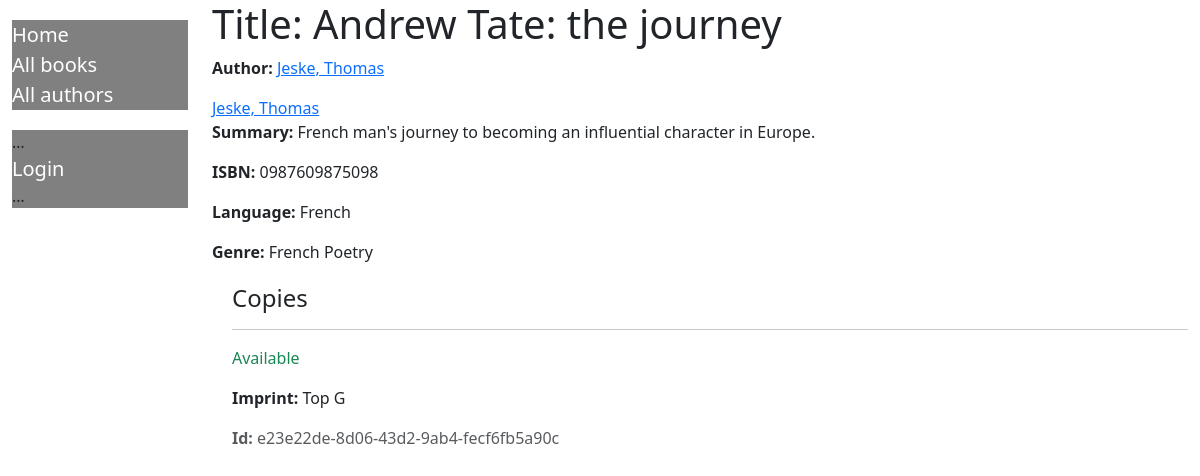
Page /catalog/book/5 on the committed database.
### catalog/models.py (models this page shows, shortened)
class Book(models.Model):
    title = models.CharField(max_length=200)
    author = models.ForeignKey('Author', on_delete=models.RESTRICT, null=True)
    summary = models.TextField(
        max_length=1000, help_text="Enter a brief description of the book")
    isbn = models.CharField('ISBN', max_length=13,
                            unique=True,
                            help_text='13 Character <a href="https://www.isbn-international.org/content/what-isbn'
                                      '">ISBN number</a>')
    genre = models.ManyToManyField(
        Genre, help_text="Select a genre for this book")
    language = models.ForeignKey(
        'Language', on_delete=models.SET_NULL, null=True)
    class Meta:
        ordering = ['title', 'author']
    def display_genre(self):
        """Creates a string for the Genre. This is required to display genre in Admin."""
        return ', '.join([genre.name for genre in self.genre.all()[:3]])
    display_genre.short_description = 'Genre'

class Author(models.Model):
    first_name = models.CharField(max_length=100)
    last_name = models.CharField(max_length=100)
    date_of_birth = models.DateField(null=True, blank=True)
    date_of_death = models.DateField('died', null=True, blank=True)
    class Meta:
        ordering = ['last_name', 'first_name']
    def get_absolute_url(self):
        return reverse('author-detail', args=[str(self.id)])
    def __str__(self):
        return f'{self.last_name}, {self.first_name}'

class Language(models.Model):
    name = models.CharField(max_length=200,
                            unique=True,
                            help_text="Enter the book's natural language (e.g. English, French, Japanese etc.)")
    def __str__(self):
        return self.name

class Genre(models.Model):
    name = models.CharField(
        max_length=200,
        unique=True,
        help_text="Enter a book genre (e.g. Science Fiction, French Poetry etc.)"
    )
    def __str__(self):
        return self.name

class BookInstance(models.Model):
    id = models.UUIDField(primary_key=True, default=uuid.uuid4,
                          help_text="Unique ID for this particular book across whole library")
    book = models.ForeignKey('Book', on_delete=models.RESTRICT, null=True)
    imprint = models.CharField(max_length=200)
    due_back = models.DateField(null=True, blank=True)
    borrower = models.ForeignKey(
        settings.AUTH_USER_MODEL, on_delete=models.SET_NULL, null=True, blank=True)
    LOAN_STATUS = (
        ('d', 'Maintenance'),
        ('o', 'On loan'),
        ('a', 'Available'),
        ('r', 'Reserved'),
    )
    status = models.CharField(
        max_length=1,
        choices=LOAN_STATUS,
        blank=True,
        default='d',
        help_text='Book availability')
    class Meta:
        ordering = ['due_back']
        permissions = (("can_mark_returned", "Set book as returned"),)

### catalog/views.py (the view)
# urls.py: path('book/<int:pk>', views.BookDetailView.as_view(), name='book-detail'),
class BookDetailView(generic.DetailView):
    model = Book

### catalog/templates/catalog/book_detail.html (shortened to what this page needs)
{% extends "base_generic.html" %}
{% block content %}
  <h1>Title: {{ book.title }}</h1>
  <p><strong>Author:</strong> <a href="">{{ book.author }}</a></p>
  <a href="{{ book.author.get_absolute_url }}">{{ book.author }}</a>
  <p><strong>Summary:</strong> {{ book.summary }}</p>
  <p><strong>ISBN:</strong> {{ book.isbn }}</p>
  <p><strong>Language:</strong> {{ book.language }}</p>
  <p><strong>Genre:</strong> {{ book.genre.all|join:", " }}</p>
  <div style="margin-left:20px;margin-top:20px">
    <h4>Copies</h4>
    {% for copy in book.bookinstance_set.all %}
      <hr />
      <p
        class="{% if copy.status == 'a' %}text-success{% elif copy.status == 'm' %}text-danger{% else %}text-warning{% endif %}">
        {{ copy.get_status_display }}
      </p>
      <p><strong>Imprint:</strong> {{ copy.imprint }}</p>
      <p class="text-muted"><strong>Id:</strong> {{ copy.id }}</p>
    {% endfor %}
  </div>
{% endblock %}

### rows in the picture
Book: author "Jeske, Thomas", summary "French man's journey to becoming an influential character in Europe.", isbn "0987609875098", language "French", genre.all "French Poetry"
BookInstance: status "Available", imprint "Top G", id "e23e22de-8d06-43d2-9ab4-fecf6fb5a90c"
